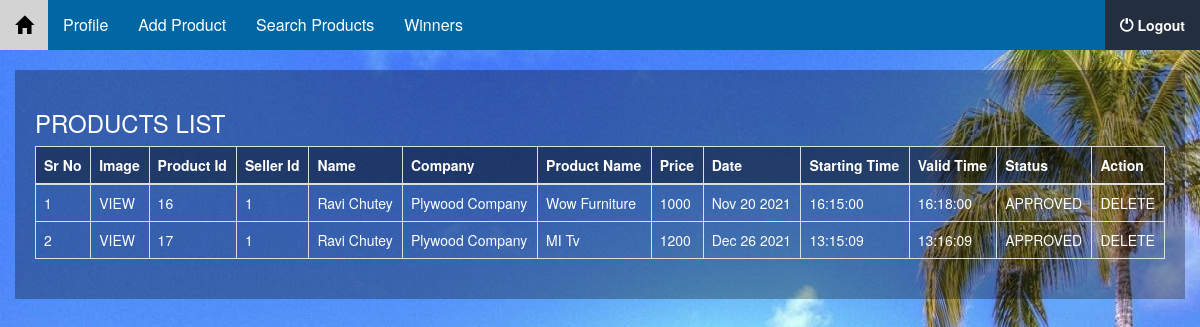
The page /seller/search_products.php (signed in) on the database its author committed.
### tables this page shows
CREATE TABLE IF NOT EXISTS `tbl_products` (
  `product_id` int(11) NOT NULL AUTO_INCREMENT,
  `seller_id` int(11) NOT NULL,
  `name` varchar(55) NOT NULL,
  `company` varchar(55) NOT NULL,
  `category` varchar(55) NOT NULL,
  `pname` varchar(55) NOT NULL,
  `price` varchar(22) NOT NULL,
  `file` varchar(200) NOT NULL,
  `adate` varchar(22) NOT NULL,
  `start` varchar(22) NOT NULL,
  `valid` varchar(22) NOT NULL,
  `pstatus` varchar(22) NOT NULL,
  PRIMARY KEY (`product_id`)
);

### seller/search_products.php (the view, shortened to what this page needs)
<?php
include('../connect.php');
?>
<!DOCTYPE html>
<html lang="en">
<head>
  <link rel="stylesheet" href="https://maxcdn.bootstrapcdn.com/bootstrap/3.3.7/css/bootstrap.min.css">
</head>
<body>
   <?php
  include('menus.php');
  ?>
  <div class="container-fluid">
  <div class="table-responsive">
    <h3>PRODUCTS LIST</h3>
    <table class="table table-bordered">
      <thead>
        <tr>
          <th>Sr No</th>
          <th>Image</th>
          <th>Product Id</th>
          <th>Seller Id</th>
          <th>Name</th>
          <th>Company</th>
          <th>Product Name</th>
          <th>Price</th>
          <th>Date</th>
          <th>Starting Time</th>
          <th>Valid Time</th>
          <th>Status</th>
          <th>Action</th>
        </tr>
      </thead>
      <?php
      $select = mysqli_query($con,"SELECT * FROM tbl_products WHERE seller_id = '".$_SESSION['seller_id']."' ");
      $counter = 1;
      while($row = mysqli_fetch_assoc($select)){
      ?>
        <tr>
          <td><?php echo $counter ?></td>
          <td>
            <a style="color:white;" href="<?php echo "products/".$row['file'] ?>">VIEW</a>
          </td>
          <td><?php echo $row['product_id'] ?></td>
          <td><?php echo $row['seller_id'] ?></td>
          <td><?php echo $row['name'] ?></td>
          <td><?php echo $row['company'] ?></td>
          <td><?php echo $row['pname'] ?></td>
          <td><?php echo $row['price'] ?></td>
          <td><?php echo $row['adate'] ?></td>
          <td><?php echo $row['start'] ?></td>
          <td><?php echo $row['valid'] ?></td>
          <td><?php echo $row['pstatus'] ?></td>
          <td>
            <a onclick="return confirm('Are you sure ?')" style="color:white;" href="search_products?id=<?php echo $row['product_id'] ?>">
            DELETE
          </a>
          </td>
        </tr>
        <?php
        $counter++;
         }
        ?>
    </table>
  </div>
 </div>
<br><br>
</body>
</html>

### seller/search_products.php (style rules this page uses)
.table-responsive { background-color: rgba(0 , 0, 0 , 0.3);padding:20px;color:white; }
thead tr th { background-color: rgba(0 , 0, 0 , 0.4); }

### seller/menus.php (style rules this page uses)
body { background-image:url(../images/back.jpg); }

### rows shown on the page
tbl_products: product_id "16", seller "1", name "Ravi Chutey", company "Plywood Company", pname "Wow Furniture", price "1000", adate "Nov 20 2021", start "16:15:00", valid "16:18:00", pstatus "APPROVED"
tbl_products: product_id "17", seller "1", name "Ravi Chutey", company "Plywood Company", pname "MI Tv", price "1200", adate "Dec 26 2021", start "13:15:09", valid "13:16:09", pstatus "APPROVED"
